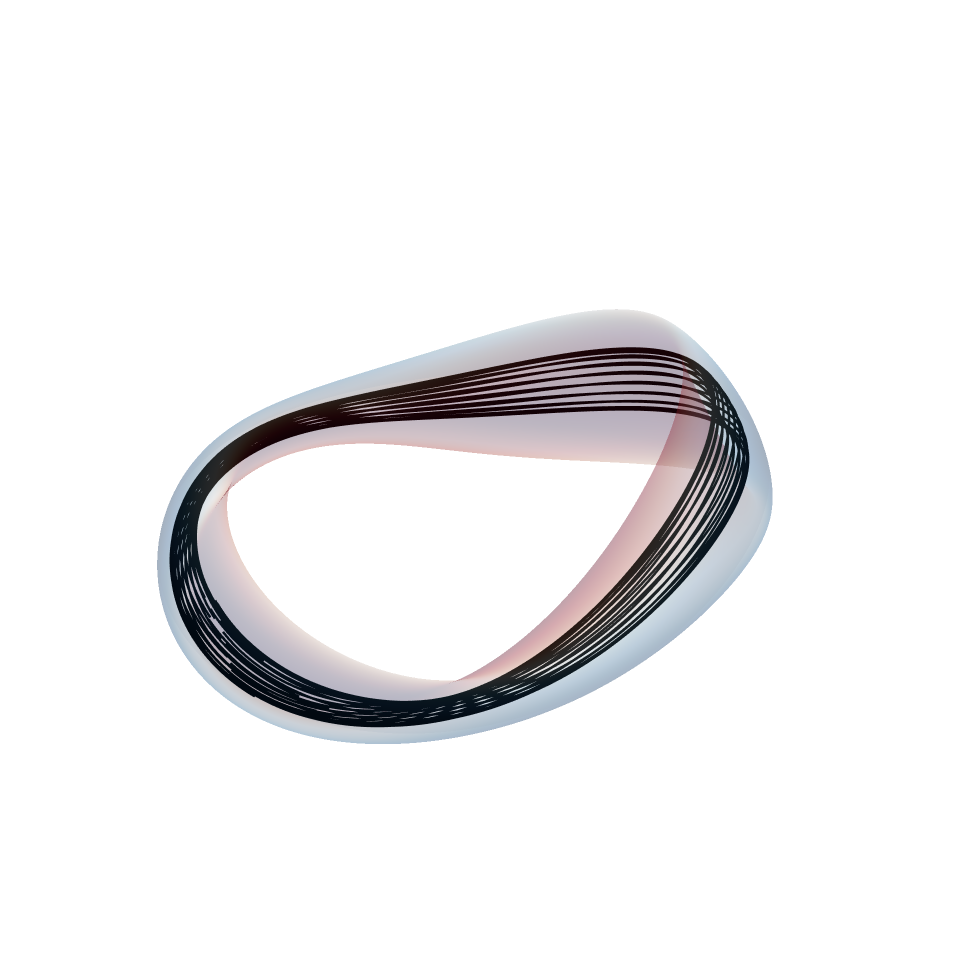

The cell this chart's notebook holds for it:
### Code cell
def default_event(t, y, args, **kwargs):
    return y > np.pi *2


fig = plot_3d(
    eq,
    "|B|",
    alpha=0.2,
    showaxislabels=False,
    showgrid=False,
    zeroline=False,
    showticklabels=False,
    showscale=False,
)
fig, data = plot_particle_trajectories(
    eq,
    model,
    particles,
    ts=ts,
    fig=fig,
    rtol=1e-5,
    atol=1e-5,
    min_step_size=1e-8,
    showaxislabels=False,
    showgrid=False,
    zeroline=False,
    showticklabels=False,
    return_data=True,
    bounds=jnp.array([[0, jnp.inf], [-jnp.inf, jnp.inf], [0, jnp.pi*1.99]]),
)
fig

### Figure 1 — Plotly figure (JSON) as saved in the notebook; plotly's stock layout.template omitted (floating-point values rounded to 4 significant figures; data arrays with more than 128 entries replaced by an {"elided": "..."} marker saying what was removed)
{"data": [{"colorbar": {"title": {"text": "|𝐁| (T)"}}, "colorscale": [[0, "rgb(5,48,97)"], [0.1, "rgb(33,102,172)"], [0.2, "rgb(67,147,195)"], [0.3, "rgb(146,197,222)"], [0.4, "rgb(209,229,240)"], [0.5, "rgb(247,247,247)"], [0.6, "rgb(253,219,199)"], [0.7, "rgb(244,165,130)"], [0.8, "rgb(214,96,77)"], [0.9, "rgb(178,24,43)"], [1, "rgb(103,0,31)"]], "flatshading": true, "i": {"elided": "40200 int values"}, "intensity": {"elided": "20301 float values"}, "j": {"elided": "40200 int values"}, "k": {"elided": "40200 int values"}, "name": "|𝐁| (T)", "opacity": 0.2, "showscale": false, "type": "mesh3d", "x": {"elided": "20301 float values"}, "y": {"elided": "20301 float values"}, "z": {"elided": "20301 float values"}}, {"hovertext": "Particle[0]", "line": {"color": "black", "dash": "solid", "width": 5}, "marker": {"size": 0}, "mode": "lines", "name": "Particle[0]", "showlegend": false, "type": "scatter3d", "x": {"elided": "2000 float values"}, "y": {"elided": "2000 float values"}, "z": {"elided": "2000 float values"}}, {"hovertext": "Particle[1]", "line": {"color": "black", "dash": "solid", "width": 5}, "marker": {"size": 0}, "mode": "lines", "name": "Particle[1]", "showlegend": false, "type": "scatter3d", "x": {"elided": "2000 float values"}, "y": {"elided": "2000 float values"}, "z": {"elided": "2000 float values"}}, {"hovertext": "Particle[2]", "line": {"color": "black", "dash": "solid", "width": 5}, "marker": {"size": 0}, "mode": "lines", "name": "Particle[2]", "showlegend": false, "type": "scatter3d", "x": {"elided": "2000 float values"}, "y": {"elided": "2000 float values"}, "z": {"elided": "2000 float values"}}, {"hovertext": "Particle[3]", "line": {"color": "black", "dash": "solid", "width": 5}, "marker": {"size": 0}, "mode": "lines", "name": "Particle[3]", "showlegend": false, "type": "scatter3d", "x": {"elided": "2000 float values"}, "y": {"elided": "2000 float values"}, "z": {"elided": "2000 float values"}}, {"hovertext": "Particle[4]", "line": {"color": "black", "dash": "solid", "width": 5}, "marker": {"size": 0}, "mode": "lines", "name": "Particle[4]", "showlegend": false, "type": "scatter3d", "x": {"elided": "2000 float values"}, "y": {"elided": "2000 float values"}, "z": {"elided": "2000 float values"}}, {"hovertext": "Particle[5]", "line": {"color": "black", "dash": "solid", "width": 5}, "marker": {"size": 0}, "mode": "lines", "name": "Particle[5]", "showlegend": false, "type": "scatter3d", "x": {"elided": "2000 float values"}, "y": {"elided": "2000 float values"}, "z": {"elided": "2000 float values"}}, {"hovertext": "Particle[6]", "line": {"color": "black", "dash": "solid", "width": 5}, "marker": {"size": 0}, "mode": "lines", "name": "Particle[6]", "showlegend": false, "type": "scatter3d", "x": {"elided": "2000 float values"}, "y": {"elided": "2000 float values"}, "z": {"elided": "2000 float values"}}, {"hovertext": "Particle[7]", "line": {"color": "black", "dash": "solid", "width": 5}, "marker": {"size": 0}, "mode": "lines", "name": "Particle[7]", "showlegend": false, "type": "scatter3d", "x": {"elided": "2000 float values"}, "y": {"elided": "2000 float values"}, "z": {"elided": "2000 float values"}}, {"hovertext": "Particle[8]", "line": {"color": "black", "dash": "solid", "width": 5}, "marker": {"size": 0}, "mode": "lines", "name": "Particle[8]", "showlegend": false, "type": "scatter3d", "x": {"elided": "2000 float values"}, "y": {"elided": "2000 float values"}, "z": {"elided": "2000 float values"}}, {"hovertext": "Particle[9]", "line": {"color": "black", "dash": "solid", "width": 5}, "marker": {"size": 0}, "mode": "lines", "name": "Particle[9]", "showlegend": false, "type": "scatter3d", "x": {"elided": "2000 float values"}, "y": {"elided": "2000 float values"}, "z": {"elided": "2000 float values"}}, {"hovertext": "Particle[10]", "line": {"color": "black", "dash": "solid", "width": 5}, "marker": {"size": 0}, "mode": "lines", "name": "Particle[10]", "showlegend": false, "type": "scatter3d", "x": {"elided": "2000 float values"}, "y": {"elided": "2000 float values"}, "z": {"elided": "2000 float values"}}, {"hovertext": "Particle[11]", "line": {"color": "black", "dash": "solid", "width": 5}, "marker": {"size": 0}, "mode": "lines", "name": "Particle[11]", "showlegend": false, "type": "scatter3d", "x": {"elided": "2000 float values"}, "y": {"elided": "2000 float values"}, "z": {"elided": "2000 float values"}}, {"hovertext": "Particle[12]", "line": {"color": "black", "dash": "solid", "width": 5}, "marker": {"size": 0}, "mode": "lines", "name": "Particle[12]", "showlegend": false, "type": "scatter3d", "x": {"elided": "2000 float values"}, "y": {"elided": "2000 float values"}, "z": {"elided": "2000 float values"}}, {"hovertext": "Particle[13]", "line": {"color": "black", "dash": "solid", "width": 5}, "marker": {"size": 0}, "mode": "lines", "name": "Particle[13]", "showlegend": false, "type": "scatter3d", "x": {"elided": "2000 float values"}, "y": {"elided": "2000 float values"}, "z": {"elided": "2000 float values"}}, {"hovertext": "Particle[14]", "line": {"color": "black", "dash": "solid", "width": 5}, "marker": {"size": 0}, "mode": "lines", "name": "Particle[14]", "showlegend": false, "type": "scatter3d", "x": {"elided": "2000 float values"}, "y": {"elided": "2000 float values"}, "z": {"elided": "2000 float values"}}, {"hovertext": "Particle[15]", "line": {"color": "black", "dash": "solid", "width": 5}, "marker": {"size": 0}, "mode": "lines", "name": "Particle[15]", "showlegend": false, "type": "scatter3d", "x": {"elided": "2000 float values"}, "y": {"elided": "2000 float values"}, "z": {"elided": "2000 float values"}}, {"hovertext": "Particle[16]", "line": {"color": "black", "dash": "solid", "width": 5}, "marker": {"size": 0}, "mode": "lines", "name": "Particle[16]", "showlegend": false, "type": "scatter3d", "x": {"elided": "2000 float values"}, "y": {"elided": "2000 float values"}, "z": {"elided": "2000 float values"}}, {"hovertext": "Particle[17]", "line": {"color": "black", "dash": "solid", "width": 5}, "marker": {"size": 0}, "mode": "lines", "name": "Particle[17]", "showlegend": false, "type": "scatter3d", "x": {"elided": "2000 float values"}, "y": {"elided": "2000 float values"}, "z": {"elided": "2000 float values"}}, {"hovertext": "Particle[18]", "line": {"color": "black", "dash": "solid", "width": 5}, "marker": {"size": 0}, "mode": "lines", "name": "Particle[18]", "showlegend": false, "type": "scatter3d", "x": {"elided": "2000 float values"}, "y": {"elided": "2000 float values"}, "z": {"elided": "2000 float values"}}, {"hovertext": "Particle[19]", "line": {"color": "black", "dash": "solid", "width": 5}, "marker": {"size": 0}, "mode": "lines", "name": "Particle[19]", "showlegend": false, "type": "scatter3d", "x": {"elided": "2000 float values"}, "y": {"elided": "2000 float values"}, "z": {"elided": "2000 float values"}}, {"marker": {"color": ["black", "black", "black", "black", "black", "black", "black", "black", "black", "black", "black", "black", "black", "black", "black", "black", "black", "black", "black", "black"], "size": 5}, "mode": "markers", "showlegend": false, "type": "scatter3d", "x": [NaN, NaN, NaN, NaN, NaN, NaN, NaN, NaN, NaN, NaN, NaN, NaN, NaN, NaN, NaN, NaN, NaN, NaN, NaN, NaN], "y": [NaN, NaN, NaN, NaN, NaN, NaN, NaN, NaN, NaN, NaN, NaN, NaN, NaN, NaN, NaN, NaN, NaN, NaN, NaN, NaN], "z": [NaN, NaN, NaN, NaN, NaN, NaN, NaN, NaN, NaN, NaN, NaN, NaN, NaN, NaN, NaN, NaN, NaN, NaN, NaN, NaN]}], "layout": {"font": {"family": "Times"}, "height": 960.5, "scene": {"aspectmode": "data", "xaxis": {"backgroundcolor": "white", "gridcolor": "darkgrey", "showbackground": false, "showgrid": false, "showticklabels": false, "title": {"text": ""}, "zeroline": false, "zerolinecolor": "darkgrey"}, "yaxis": {"backgroundcolor": "white", "gridcolor": "darkgrey", "showbackground": false, "showgrid": false, "showticklabels": false, "title": {"text": ""}, "zeroline": false, "zerolinecolor": "darkgrey"}, "zaxis": {"backgroundcolor": "white", "gridcolor": "darkgrey", "showbackground": false, "showgrid": false, "showticklabels": false, "title": {"text": ""}, "zeroline": false, "zerolinecolor": "darkgrey"}}, "title": {"text": "", "x": 0.5, "xanchor": "center", "y": 0.9, "yanchor": "top"}, "width": 960.5}}
